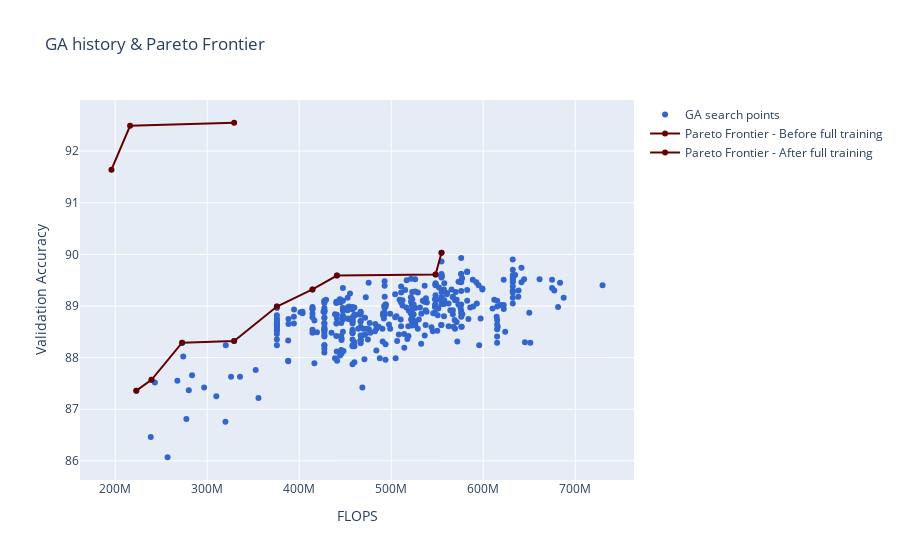

The code cell stored with this chart in its notebook:
### Code cell
# Plot
# [Reference - RGB color] http://www.n2n.pe.kr/lev-1/color.htm
fig = go.Figure()

# Add traces
fig.add_trace(go.Scatter(x=x_all, y=y_all,
                    mode='markers',
                    name='GA search points',
                    marker_color='rgb(051, 102, 204)'
                ))


fig.add_trace(go.Scatter(x=x_pareto, y=y_pareto,
                    mode='lines+markers',
                    name='Pareto Frontier - Before full training',
                    line_color='rgb(102, 000, 000)'  # 생상값 660000
                ))


fig.add_trace(go.Scatter(x=x_pareto_front_full_training, y=y_pareto_front_full_training,
                    mode='lines+markers',
                    name='Pareto Frontier - After full training',
                    line_color='rgb(102, 000, 000)'  # 생상값 660000
                ))


fig.update_layout(title='GA search history & Pareto Frontier',
                  yaxis_zeroline=False, xaxis_zeroline=False)

fig.update_layout(title='GA history & Pareto Frontier',

                  xaxis_title='FLOPS',
                  yaxis_title='Validation Accuracy',
                  
                  yaxis_zeroline=False, xaxis_zeroline=False)

fig.show()

### Figure 1 — Plotly figure (JSON) as saved in the notebook; plotly's stock layout.template omitted (floating-point values rounded to 4 significant figures; data arrays with more than 128 entries replaced by an {"elided": "..."} marker saying what was removed)
{"data": [{"marker": {"color": "rgb(051, 102, 204)"}, "mode": "markers", "name": "GA search points", "type": "scatter", "x": {"elided": "400 int values"}, "y": {"elided": "400 float values"}}, {"line": {"color": "rgb(102, 000, 000)"}, "mode": "lines+markers", "name": "Pareto Frontier - Before full training", "type": "scatter", "x": [222941296, 239474800, 272711552, 329265920, 375730304, 414405248, 440997760, 548163072, 554664704], "y": [87.36, 87.57, 88.29, 88.32, 88.99, 89.32, 89.59, 89.61, 90.03]}, {"line": {"color": "rgb(102, 000, 000)"}, "mode": "lines+markers", "name": "Pareto Frontier - After full training", "type": "scatter", "x": [195924592, 216172144, 329265920], "y": [91.64, 92.49, 92.55]}], "layout": {"title": {"text": "GA history & Pareto Frontier"}, "xaxis": {"title": {"text": "FLOPS"}, "zeroline": false}, "yaxis": {"title": {"text": "Validation Accuracy"}, "zeroline": false}}}
